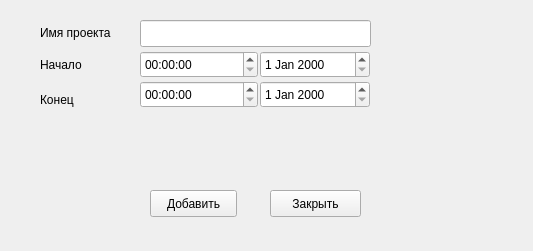
<?xml version="1.0" encoding="UTF-8"?>
<ui version="4.0">
 <class>Form</class>
 <widget class="QWidget" name="Form">
  <property name="geometry">
   <rect>
    <x>0</x>
    <y>0</y>
    <width>533</width>
    <height>251</height>
   </rect>
  </property>
  <property name="windowTitle">
   <string>Form</string>
  </property>
  <widget class="QTimeEdit" name="timeEdit">
   <property name="geometry">
    <rect>
     <x>140</x>
     <y>51</y>
     <width>118</width>
     <height>27</height>
    </rect>
   </property>
  </widget>
  <widget class="QDateEdit" name="dateEdit">
   <property name="geometry">
    <rect>
     <x>260</x>
     <y>51</y>
     <width>110</width>
     <height>27</height>
    </rect>
   </property>
  </widget>
  <widget class="QTimeEdit" name="timeEdit_2">
   <property name="geometry">
    <rect>
     <x>140</x>
     <y>81</y>
     <width>118</width>
     <height>27</height>
    </rect>
   </property>
  </widget>
  <widget class="QDateEdit" name="dateEdit_2">
   <property name="geometry">
    <rect>
     <x>260</x>
     <y>81</y>
     <width>110</width>
     <height>27</height>
    </rect>
   </property>
  </widget>
  <widget class="QLabel" name="label">
   <property name="geometry">
    <rect>
     <x>40</x>
     <y>56</y>
     <width>58</width>
     <height>17</height>
    </rect>
   </property>
   <property name="text">
    <string>Начало</string>
   </property>
  </widget>
  <widget class="QLabel" name="label_2">
   <property name="geometry">
    <rect>
     <x>40</x>
     <y>91</y>
     <width>58</width>
     <height>17</height>
    </rect>
   </property>
   <property name="text">
    <string>Конец</string>
   </property>
  </widget>
  <widget class="QPushButton" name="btAdd">
   <property name="geometry">
    <rect>
     <x>150</x>
     <y>190</y>
     <width>87</width>
     <height>27</height>
    </rect>
   </property>
   <property name="text">
    <string>Добавить</string>
   </property>
  </widget>
  <widget class="QLabel" name="label_3">
   <property name="geometry">
    <rect>
     <x>40</x>
     <y>24</y>
     <width>91</width>
     <height>17</height>
    </rect>
   </property>
   <property name="text">
    <string>Имя проекта</string>
   </property>
  </widget>
  <widget class="QLineEdit" name="lineEdit">
   <property name="geometry">
    <rect>
     <x>140</x>
     <y>20</y>
     <width>231</width>
     <height>27</height>
    </rect>
   </property>
  </widget>
  <widget class="QPushButton" name="btClose">
   <property name="geometry">
    <rect>
     <x>270</x>
     <y>190</y>
     <width>91</width>
     <height>27</height>
    </rect>
   </property>
   <property name="text">
    <string>Закрыть</string>
   </property>
  </widget>
 </widget>
 <resources/>
 <connections>
  <connection>
   <sender>btAdd</sender>
   <signal>pressed()</signal>
   <receiver>Form</receiver>
   <slot>slot_add()</slot>
   <hints>
    <hint type="sourcelabel">
     <x>193</x>
     <y>203</y>
    </hint>
    <hint type="destinationlabel">
     <x>266</x>
     <y>125</y>
    </hint>
   </hints>
  </connection>
  <connection>
   <sender>btClose</sender>
   <signal>pressed()</signal>
   <receiver>Form</receiver>
   <slot>close()</slot>
   <hints>
    <hint type="sourcelabel">
     <x>315</x>
     <y>203</y>
    </hint>
    <hint type="destinationlabel">
     <x>266</x>
     <y>125</y>
    </hint>
   </hints>
  </connection>
 </connections>
 <slots>
  <slot>slot_add()</slot>
 </slots>
</ui>
